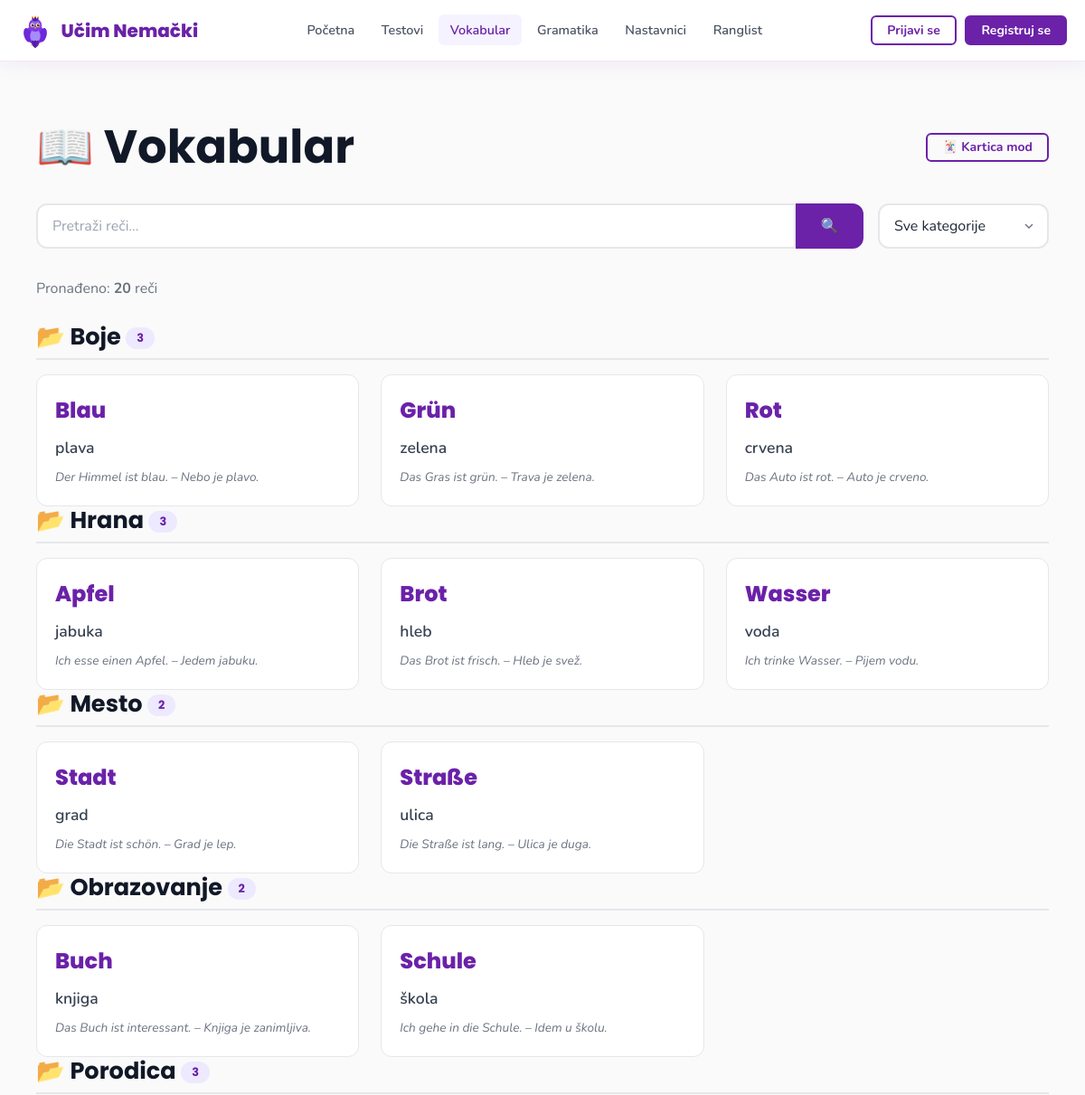
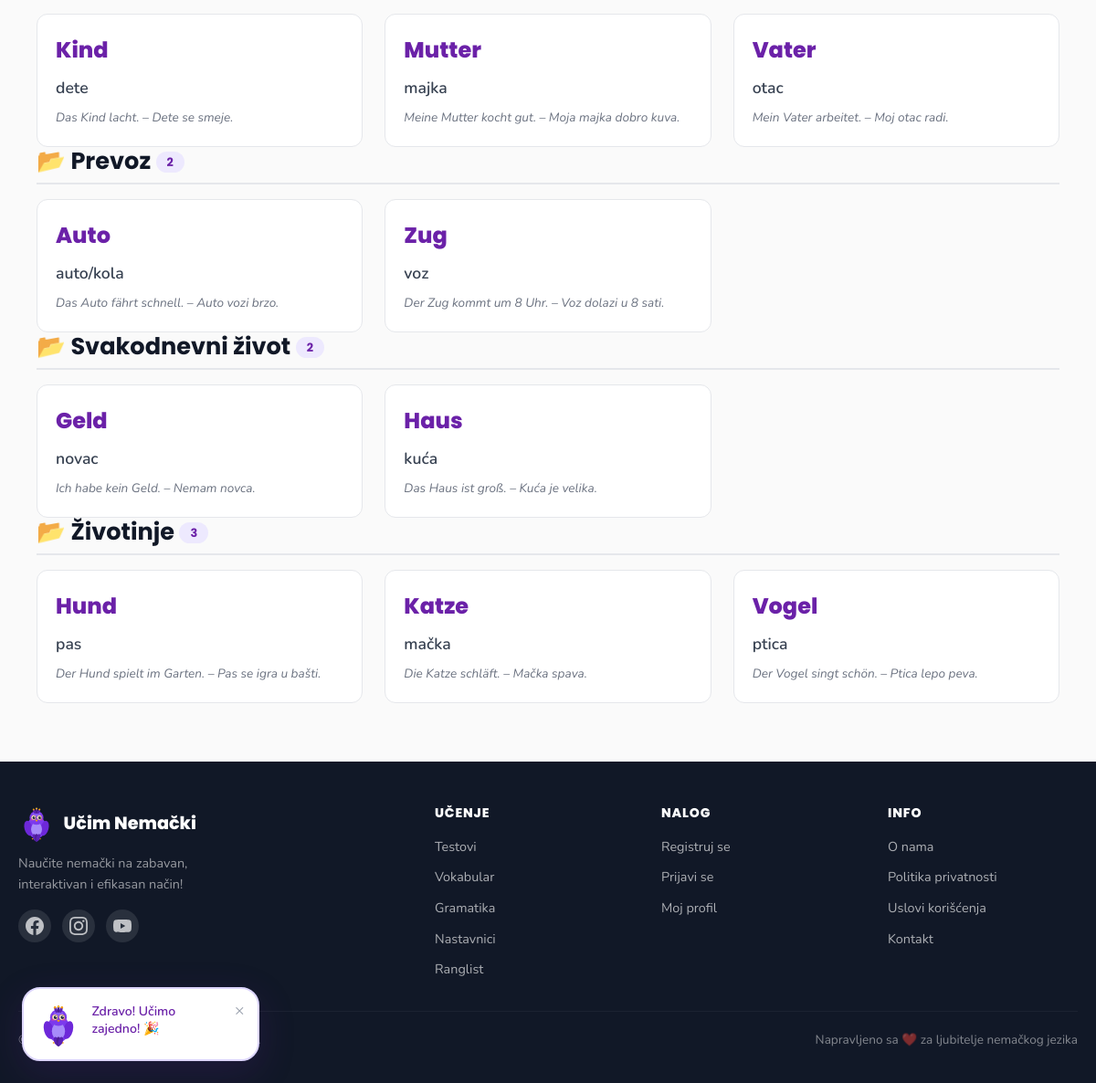
Page /pages/vocabulary.php on the committed database (2 pictures, top to bottom).
### tables this page shows
CREATE TABLE IF NOT EXISTS vocabulary (
    id                  INT UNSIGNED AUTO_INCREMENT PRIMARY KEY,
    german_word         VARCHAR(200) NOT NULL,
    serbian_translation VARCHAR(200) NOT NULL,
    category            VARCHAR(100) DEFAULT NULL,
    audio_path          VARCHAR(500) DEFAULT NULL,
    image_path          VARCHAR(500) DEFAULT NULL,
    example_sentence    TEXT         DEFAULT NULL
);

### includes/functions.php (called while the page is built, shortened)
<?php
function sanitize(string $input): string {
    return htmlspecialchars(trim($input), ENT_QUOTES | ENT_SUBSTITUTE, 'UTF-8');
}
function isLoggedIn(): bool {
    return !empty($_SESSION['user_id']);
}

### pages/vocabulary.php (the view, shortened to what this page needs)
<?php
require_once __DIR__ . '/../includes/functions.php';
$db         = getDB();
$category   = isset($_GET['cat'])  ? trim($_GET['cat']) : '';
$search     = isset($_GET['q'])    ? trim($_GET['q'])   : '';
$mode       = isset($_GET['mode']) ? $_GET['mode']      : 'list';
$where  = [];
$sql  = 'SELECT * FROM vocabulary' . ($where ? ' WHERE '.implode(' AND ',$where) : '') . ' ORDER BY category, german_word';
$stmt = $db->prepare($sql);
$stmt->execute();
$words = $stmt->get_result()->fetch_all(MYSQLI_ASSOC);
require_once __DIR__ . '/../includes/header.php';
?>
<section class="section">
    <div class="container">
        <div class="d-flex align-center gap-2 mb-4" style="flex-wrap:wrap">
            <h1 style="margin:0;flex:1">📖 Vokabular</h1>
            <a href="?mode=<?= $mode === 'list' ? 'flashcard' : 'list' ?>&cat=<?= urlencode($category) ?>&q=<?= urlencode($search) ?>" class="btn btn-outline btn-sm">
                <?= $mode === 'list' ? '🃏 Kartica mod' : '📋 Lista mod' ?>
            </a>
        </div>
        <form method="get" class="d-flex gap-2 mb-4" style="flex-wrap:wrap;align-items:center">
            <div class="input-group" style="flex:1;min-width:220px">
                <input type="text" name="q" value="<?= sanitize($search) ?>" class="form-control" placeholder="Pretraži reči...">
                <button type="submit" class="btn btn-primary">🔍</button>
            </div>
            <select name="cat" class="form-select" style="width:auto" onchange="this.form.submit()">
                <option value="">Sve kategorije</option>
            </select>
        </form>
        <p class="text-muted mb-3">Pronađeno: <strong><?= count($words) ?></strong> reči</p>
        <?php if ($mode === 'flashcard' && !empty($words)): ?>
        <div class="text-center mb-4">
            <p class="text-muted">Kliknite na karticu da vidite prevod</p>
        </div>
        <div class="flashcard-wrap" id="flashcardWrap">
            <div class="flashcard" id="mainFlashcard" tabindex="0" role="button" aria-label="Kartica – kliknite za prevod">
                <div class="flashcard-front">
                    <div>
                        <div class="flashcard-word" id="fcGerman"></div>
                        <div class="flashcard-hint" id="fcCategory"></div>
                    </div>
                </div>
                <div class="flashcard-back">
                    <div>
                        <div class="flashcard-word" id="fcSerbian"></div>
                        <div class="flashcard-hint" id="fcExample"></div>
                    </div>
                </div>
            </div>
        </div>
        <div class="d-flex gap-2 mt-4" style="justify-content:center;align-items:center">
            <button id="fcPrev" class="btn btn-outline btn-sm">← Prethodna</button>
            <span id="fcNum" style="font-weight:700;color:var(--text-muted)">1 / <?= count($words) ?></span>
            <button id="fcNext" class="btn btn-primary btn-sm">Sledeća →</button>
        </div>
        <script>
        const fcWords = <?= json_encode($words, JSON_UNESCAPED_UNICODE) ?>;
        let fcIdx = 0;
        function renderFC() {
            const w = fcWords[fcIdx];
            document.getElementById('fcGerman').textContent   = w.german_word;
            document.getElementById('fcCategory').textContent = w.category ?? '';
            document.getElementById('fcSerbian').textContent  = w.serbian_translation;
            document.getElementById('fcExample').textContent  = w.example_sentence ?? '';
            document.getElementById('fcNum').textContent      = (fcIdx+1) + ' / ' + fcWords.length;
            document.getElementById('mainFlashcard').classList.remove('flipped');
        }
        document.getElementById('fcNext').addEventListener('click', () => { fcIdx=(fcIdx+1)%fcWords.length; renderFC(); });
        document.getElementById('fcPrev').addEventListener('click', () => { fcIdx=(fcIdx-1+fcWords.length)%fcWords.length; renderFC(); });
        renderFC();
        </script>
        <?php else: ?>
        <?php
        $byCategory = [];
        foreach ($words as $w) { $byCategory[$w['category'] ?? 'Ostalo'][] = $w; }
        ?>
        <?php foreach ($byCategory as $cat => $wList): ?>
        <div class="mb-5">
            <h3 style="margin-bottom:1rem;padding-bottom:.5rem;border-bottom:2px solid var(--border)">
                📂 <?= sanitize($cat) ?> <span class="badge badge-purple" style="font-size:.8rem;vertical-align:middle"><?= count($wList) ?></span>
            </h3>
            <div class="grid grid-auto">
                <?php foreach ($wList as $w): ?>
                <div class="vocab-card">
                    <div class="d-flex align-center" style="justify-content:space-between">
                        <div class="vocab-german"><?= sanitize($w['german_word']) ?></div>
                    </div>
                    <div class="vocab-serbian"><?= sanitize($w['serbian_translation']) ?></div>
                    <?php if ($w['example_sentence']): ?>
                    <div class="vocab-example"><?= sanitize($w['example_sentence']) ?></div>
                    <?php endif; ?>
                </div>
                <?php endforeach; ?>
            </div>
        </div>
        <?php endforeach; ?>
        <?php endif; ?>
    </div>
</section>
<?php require_once __DIR__ . '/../includes/footer.php'; ?>

### includes/header.php (shortened to what this page needs)
<?php
require_once __DIR__ . '/functions.php';
$currentUser  = getCurrentUser();
$isLoggedIn   = isLoggedIn();
$isAdmin      = isAdmin();
$currentPage  = basename($_SERVER['PHP_SELF'] ?? '');
function navActive(string $page): string {
    global $currentPage;
    return $currentPage === $page ? 'active' : '';
}
$siteRoot = SITE_URL;
?>
<!DOCTYPE html>
<html lang="sr">
<head>
    <link rel="stylesheet" href="<?= $siteRoot ?>/assets/css/main.css">
    <link rel="stylesheet" href="<?= $siteRoot ?>/assets/css/animations.css">
</head>
<body class="<?= isset($bodyClass) ? sanitize($bodyClass) : '' ?>">
<nav class="navbar" id="navbar" role="navigation" aria-label="Glavna navigacija">
    <div class="nav-container">
        <a href="<?= $siteRoot ?>/index.php" class="nav-logo" aria-label="Početna stranica">
            <span class="nav-logo-icon" aria-hidden="true">
                <img src="<?= $siteRoot ?>/assets/images/parrot.svg" alt="" width="38" height="38" class="parrot-logo">
            </span>
            <span class="nav-logo-text">Učim Nemački</span>
        </a>
        <ul class="nav-links" role="list">
            <li><a href="<?= $siteRoot ?>/index.php" class="nav-link <?= navActive('index.php') ?>">Početna</a></li>
            <li><a href="<?= $siteRoot ?>/pages/tests.php" class="nav-link <?= navActive('tests.php') ?>">Testovi</a></li>
            <li><a href="<?= $siteRoot ?>/pages/vocabulary.php" class="nav-link <?= navActive('vocabulary.php') ?>">Vokabular</a></li>
            <li><a href="<?= $siteRoot ?>/pages/grammar.php" class="nav-link <?= navActive('grammar.php') ?>">Gramatika</a></li>
            <li><a href="<?= $siteRoot ?>/pages/teachers.php" class="nav-link <?= navActive('teachers.php') ?>">Nastavnici</a></li>
            <li><a href="<?= $siteRoot ?>/pages/leaderboard.php" class="nav-link <?= navActive('leaderboard.php') ?>">Ranglist</a></li>
        </ul>
        <div class="nav-auth">
            <?php if ($isLoggedIn && $currentUser): ?>
                <div class="user-dropdown" id="userDropdown">
                    <button class="user-avatar-btn" id="userAvatarBtn" aria-haspopup="true" aria-expanded="false">
                        <?php if (!empty($currentUser['avatar_url'])): ?>
                            <img src="<?= sanitize($currentUser['avatar_url']) ?>" alt="Avatar" class="user-avatar-img">
                        <?php else: ?>
                            <span class="user-avatar-placeholder"><?= strtoupper(substr($currentUser['username'], 0, 1)) ?></span>
                        <?php endif; ?>
                        <span class="username-display"><?= sanitize($currentUser['username']) ?></span>
                        <span class="dropdown-arrow">▾</span>
                    </button>
                    <div class="dropdown-menu" id="dropdownMenu" role="menu">
                        <a href="<?= $siteRoot ?>/pages/profile.php" class="dropdown-item" role="menuitem">
                            <span>👤</span> Moj profil
                        </a>
                        <a href="<?= $siteRoot ?>/pages/profile.php#progress" class="dropdown-item" role="menuitem">
                            <span>📊</span> Napredak
                        </a>
                        <?php if ($isAdmin): ?>
                        <div class="dropdown-divider"></div>
                        <a href="<?= $siteRoot ?>/admin/index.php" class="dropdown-item dropdown-admin" role="menuitem">
                            <span>⚙️</span> Admin panel
                        </a>
                        <?php endif; ?>
                        <div class="dropdown-divider"></div>
                        <a href="<?= $siteRoot ?>/api/auth.php?action=logout" class="dropdown-item dropdown-logout" role="menuitem">
                            <span>🚪</span> Odjavi se
                        </a>
                    </div>
                </div>
            <?php else: ?>
                <a href="<?= $siteRoot ?>/pages/login.php" class="btn btn-outline btn-sm">Prijavi se</a>
                <a href="<?= $siteRoot ?>/pages/register.php" class="btn btn-primary btn-sm">Registruj se</a>
            <?php endif; ?>
        </div>
    </div>
</nav>
<div class="parrot-bubble" id="parrotBubble" aria-live="polite" role="status">
    <div class="parrot-bubble-inner">
        <div class="parrot-mascot-small" aria-hidden="true">
            <img src="<?= $siteRoot ?>/assets/images/parrot.svg" alt="Papagaj maskota" width="48" height="48">
        </div>
        <div class="parrot-message" id="parrotMessage">Zdravo! Učimo zajedno! 🎉</div>
        <button class="parrot-close" id="parrotClose" aria-label="Zatvori poruku papagaja">×</button>
    </div>
</div>
<main id="main-content">

### includes/footer.php (shortened to what this page needs)
</main>
<footer class="site-footer" role="contentinfo">
    <div class="footer-container">
        <div class="footer-grid">
            <div class="footer-brand">
                <a href="<?= SITE_URL ?>/index.php" class="footer-logo">
                    <img src="<?= SITE_URL ?>/assets/images/parrot.svg" alt="Papagaj maskota" width="40" height="40">
                    <span>Učim Nemački</span>
                </a>
                <p class="footer-tagline">Naučite nemački na zabavan,<br>interaktivan i efikasan način!</p>
                <div class="footer-social">
                    <a href="#" class="social-link" aria-label="Facebook">
                    </a>
                    <a href="#" class="social-link" aria-label="Instagram">
                    </a>
                    <a href="#" class="social-link" aria-label="YouTube">
                    </a>
                </div>
            </div>
            <div class="footer-col">
                <h3 class="footer-heading">Učenje</h3>
                <ul class="footer-links">
                    <li><a href="<?= SITE_URL ?>/pages/tests.php">Testovi</a></li>
                    <li><a href="<?= SITE_URL ?>/pages/vocabulary.php">Vokabular</a></li>
                    <li><a href="<?= SITE_URL ?>/pages/grammar.php">Gramatika</a></li>
                    <li><a href="<?= SITE_URL ?>/pages/teachers.php">Nastavnici</a></li>
                    <li><a href="<?= SITE_URL ?>/pages/leaderboard.php">Ranglist</a></li>
                </ul>
            </div>
            <div class="footer-col">
                <h3 class="footer-heading">Nalog</h3>
                <ul class="footer-links">
                    <li><a href="<?= SITE_URL ?>/pages/register.php">Registruj se</a></li>
                    <li><a href="<?= SITE_URL ?>/pages/login.php">Prijavi se</a></li>
                    <li><a href="<?= SITE_URL ?>/pages/profile.php">Moj profil</a></li>
                </ul>
            </div>
            <div class="footer-col">
                <h3 class="footer-heading">Info</h3>
                <ul class="footer-links">
                    <li><a href="#">O nama</a></li>
                    <li><a href="#">Politika privatnosti</a></li>
                    <li><a href="#">Uslovi korišćenja</a></li>
                    <li><a href="#">Kontakt</a></li>
                </ul>
            </div>
        </div>
        <div class="footer-bottom">
            <p>&copy; <?= date('Y') ?> Učim Nemački. Sva prava zadržana.</p>
            <p class="footer-made">Napravljeno sa ❤️ za ljubitelje nemačkog jezika</p>
        </div>
    </div>
</footer>
</body>
</html>

### assets/css/animations.css (style rules this page uses)
.parrot-logo { animation: float 4s ease-in-out infinite; }

### rows in the picture
vocabulary: german_word "Blau", serbian_translation "plava", example_sentence "Der Himmel ist blau. – Nebo je plavo."
vocabulary: german_word "Grün", serbian_translation "zelena", example_sentence "Das Gras ist grün. – Trava je zelena."
vocabulary: german_word "Rot", serbian_translation "crvena", example_sentence "Das Auto ist rot. – Auto je crveno."
vocabulary: german_word "Apfel", serbian_translation "jabuka", example_sentence "Ich esse einen Apfel. – Jedem jabuku."
vocabulary: german_word "Brot", serbian_translation "hleb", example_sentence "Das Brot ist frisch. – Hleb je svež."
vocabulary: german_word "Wasser", serbian_translation "voda", example_sentence "Ich trinke Wasser. – Pijem vodu."
vocabulary: german_word "Stadt", serbian_translation "grad", example_sentence "Die Stadt ist schön. – Grad je lep."
vocabulary: german_word "Straße", serbian_translation "ulica", example_sentence "Die Straße ist lang. – Ulica je duga."
vocabulary: german_word "Buch", serbian_translation "knjiga", example_sentence "Das Buch ist interessant. – Knjiga je zanimljiva."
vocabulary: german_word "Schule", serbian_translation "škola", example_sentence "Ich gehe in die Schule. – Idem u školu."
vocabulary: german_word "Kind", serbian_translation "dete", example_sentence "Das Kind lacht. – Dete se smeje."
vocabulary: german_word "Mutter", serbian_translation "majka", example_sentence "Meine Mutter kocht gut. – Moja majka dobro kuva."
vocabulary: german_word "Vater", serbian_translation "otac", example_sentence "Mein Vater arbeitet. – Moj otac radi."
vocabulary: german_word "Auto", serbian_translation "auto/kola", example_sentence "Das Auto fährt schnell. – Auto vozi brzo."
vocabulary: german_word "Zug", serbian_translation "voz", example_sentence "Der Zug kommt um 8 Uhr. – Voz dolazi u 8 sati."
vocabulary: german_word "Geld", serbian_translation "novac", example_sentence "Ich habe kein Geld. – Nemam novca."
vocabulary: german_word "Haus", serbian_translation "kuća", example_sentence "Das Haus ist groß. – Kuća je velika."
vocabulary: german_word "Hund", serbian_translation "pas", example_sentence "Der Hund spielt im Garten. – Pas se igra u bašti."
vocabulary: german_word "Katze", serbian_translation "mačka", example_sentence "Die Katze schläft. – Mačka spava."
vocabulary: german_word "Vogel", serbian_translation "ptica", example_sentence "Der Vogel singt schön. – Ptica lepo peva."

### other values in the picture
count($words) "20"
$cat "Boje"
count($wList) "3"
$cat "Hrana"
$cat "Mesto"
count($wList) "2"
$cat "Obrazovanje"
$cat "Porodica"
$cat "Prevoz"
$cat "Svakodnevni život"
$cat "Životinje"
